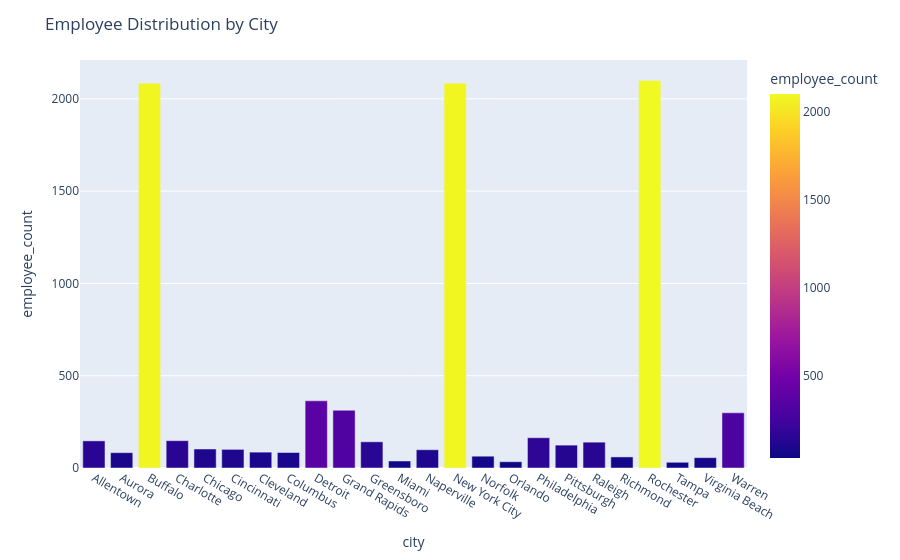

The notebook cell this image was saved under:
### Markdown cell above
<h2 style="color:Blue;">Employee Distribution by City</h2>

### Code cell
import plotly.express as px
city_emp = (
    df
    .groupby('city')['first_name']
    .count()
    .reset_index()
)
city_emp.columns = ['city','employee_count']
fig = px.bar(
    city_emp,
    x='city',
    y='employee_count',
    color='employee_count',
    labels={'Employee_Count':'Total Employees'}
)
fig.update_layout(
    title_text="Employee Distribution by City",
    xaxis_title="city",
    yaxis_title="employee_count"
)

fig.show()

### Figure 1 — Plotly figure (JSON) as saved in the notebook; plotly's stock layout.template omitted (floating-point values rounded to 4 significant figures)
{"data": [{"hovertemplate": "city=%{x}<br>employee_count=%{marker.color}<extra></extra>", "legendgroup": "", "marker": {"color": [147, 83, 2085, 148, 103, 101, 86, 84, 364, 313, 142, 38, 99, 2085, 64, 34, 164, 124, 140, 60, 2100, 31, 56, 299], "coloraxis": "coloraxis", "pattern": {"shape": ""}}, "name": "", "orientation": "v", "showlegend": false, "textposition": "auto", "type": "bar", "x": ["Allentown", "Aurora", "Buffalo", "Charlotte", "Chicago", "Cincinnati", "Cleveland", "Columbus", "Detroit", "Grand Rapids", "Greensboro", "Miami", "Naperville", "New York City", "Norfolk", "Orlando", "Philadelphia", "Pittsburgh", "Raleigh", "Richmond", "Rochester", "Tampa", "Virginia Beach", "Warren"], "xaxis": "x", "y": [147, 83, 2085, 148, 103, 101, 86, 84, 364, 313, 142, 38, 99, 2085, 64, 34, 164, 124, 140, 60, 2100, 31, 56, 299], "yaxis": "y"}], "layout": {"barmode": "relative", "coloraxis": {"colorbar": {"title": {"text": "employee_count"}}, "colorscale": [[0, "#0d0887"], [0.1111, "#46039f"], [0.2222, "#7201a8"], [0.3333, "#9c179e"], [0.4444, "#bd3786"], [0.5556, "#d8576b"], [0.6667, "#ed7953"], [0.7778, "#fb9f3a"], [0.8889, "#fdca26"], [1, "#f0f921"]]}, "legend": {"tracegroupgap": 0}, "margin": {"t": 60}, "title": {"text": "Employee Distribution by City"}, "xaxis": {"anchor": "y", "domain": [0, 1], "title": {"text": "city"}}, "yaxis": {"anchor": "x", "domain": [0, 1], "title": {"text": "employee_count"}}}}
